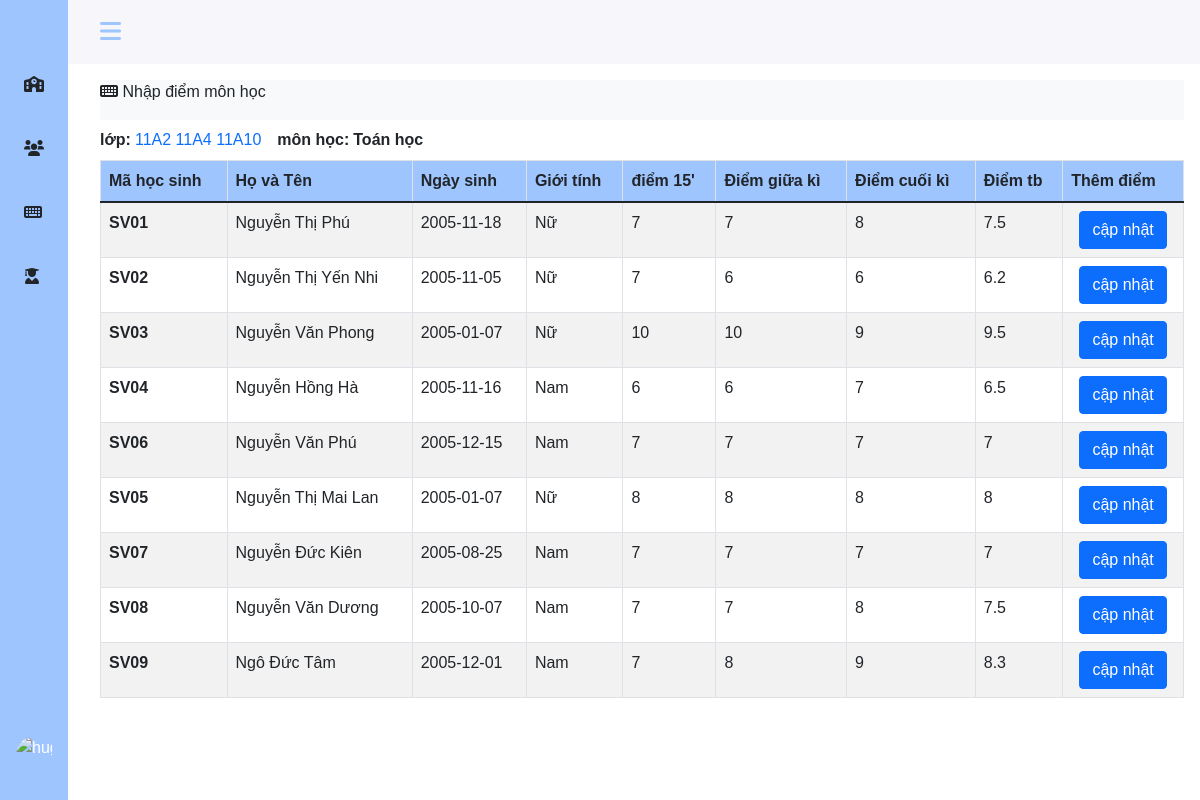
Screenshot of /teacher/mark.php (signed in) with the database file from the repository.
### tables this page shows
CREATE TABLE `teachers` (
  `teach_id` varchar(10) NOT NULL,
  `teach_name` varchar(30) NOT NULL,
  `teach_email` varchar(100) DEFAULT NULL,
  `teach_phone` tinytext NOT NULL,
  `teach_address` varchar(20) NOT NULL,
  `teach_gender` tinyint(1) DEFAULT NULL,
  `teach_birth` date DEFAULT NULL,
  `sb_id` varchar(11) NOT NULL
);

CREATE TABLE `classes` (
  `class_id` varchar(10) NOT NULL,
  `class_name` varchar(50) NOT NULL,
  `teach_id` varchar(10) NOT NULL
);

CREATE TABLE `subjects` (
  `sb_id` varchar(10) NOT NULL,
  `sb_name` varchar(30) NOT NULL
);

CREATE TABLE `students` (
  `st_id` varchar(10) NOT NULL,
  `st_name` varchar(30) NOT NULL,
  `st_birth` date NOT NULL,
  `st_address` varchar(50) NOT NULL,
  `st_gender` tinyint(1) NOT NULL,
  `st_phone` tinytext DEFAULT NULL,
  `st_email` varchar(100) DEFAULT NULL,
  `st_parent` varchar(30) NOT NULL,
  `class_id` varchar(11) NOT NULL
);

CREATE TABLE `marks` (
  `st_id` varchar(10) NOT NULL,
  `sb_id` varchar(10) NOT NULL,
  `ma_mini_test` varchar(5) NOT NULL,
  `ma_hour_test` varchar(5) NOT NULL,
  `ma_final_exam` varchar(5) NOT NULL,
  `ma_avarage` varchar(5) NOT NULL
);

### teacher/mark.php (the view, shortened to what this page needs)
<?php
include './sidebar.php';
include "../config.php";
$id = $client_user['user_id'];
?>
<div class="col py-3 ">
    <div class="d-flex justify-content-between bg-light">
        <p><i class="fas fa-keyboard"></i> Nhập điểm môn học</p>
    </div>
    <div class="d-flex mb-2 mt-2 flex-wrap">
        <label class="control-label fw-bolder">lớp: </label>
        <div class="me-3 ms-1">
                <?php
                $sql3 = "SELECT * FROM teachers t, students st, classes c WHERE t.teach_id = '$id' AND st.class_id = c.class_id GROUP by c.class_id";
                $result3 = mysqli_query($conn, $sql3);
                if (mysqli_num_rows($result3)) {
                    while ($row = mysqli_fetch_assoc($result3)) {
                ?>
                        <a href="request.php?class_id=<?php echo $row['class_id']?>&class_name=<?php echo $row['class_name']?>"><?php echo $row['class_name']?></a>
                <?php
                    }
                }
                ?>
        </div>
        <label class="control-label fw-bolder">môn học: </label>
        <div class="ms-1 fw-bolder">
            <?php
            $sql2 = "SELECT * FROM subjects sb,teachers t WHERE t.teach_id = '$id' AND sb.sb_id = t.sb_id ";
            $result2 = mysqli_query($conn, $sql2);
            if (mysqli_num_rows($result2)) {
                while ($row2 = mysqli_fetch_assoc($result2)) {
                    echo  $row2['sb_name'];
                }
            }
            ?>
        </div>
    </div>
    <div class="col-md-12 portlet" style="width:100% ; overflow: auto; height: auto; ">
        <table class="table table-bordered table-striped">
            <thead>
                <tr style="background-color: #9ec5fe;">
                    <th scope="col">Mã học sinh</th>
                    <th scope="col">Họ và Tên</th>
                    <th scope="col">Ngày sinh</th>
                    <th scope="col">Giới tính</th>
                    <th scope="col">điểm 15'</th>
                    <th scope="col">Điểm giữa kì</th>
                    <th scope="col">Điểm cuối kì</th>
                    <th scope="col">Điểm tb</th>
                    <th scope="col">Thêm điểm</th>
                </tr>
            </thead>
            <tbody id="list">
                <?php
                $sql = "SELECT * FROM students st,subjects s,marks m,teachers t
                        WHERE st.st_id = m.st_id and s.sb_id = m.sb_id and t.teach_id = '$id' and t.sb_id = s.sb_id";
                $result = mysqli_query($conn, $sql);
                if (mysqli_num_rows($result) > 0) {
                    while ($row = mysqli_fetch_assoc($result)) {
                ?>
                        <tr>
                            <th scope="row"><?php echo $row['st_id']; ?> </th>
                            <td><?php echo $row['st_name']; ?></td>
                            <td><?php echo $row['st_birth']; ?></td>
                            <td><?php echo ($row['st_gender'] == 1 ? "Nam" : "Nữ"); ?></td>
                            <td><?php echo $row['ma_mini_test']; ?></td>
                            <td><?php echo $row['ma_hour_test']; ?></td>
                            <td><?php echo $row['ma_final_exam']; ?></td>
                            <td><?php echo $row['ma_avarage']; ?></td>
                            <td class="text-center"><a href="update-mark.php?st_id=<?php echo $row['st_id']?>&sb_id=<?php echo $row['sb_id']?>"><button type="submit" class="btn btn-primary">cập nhật</button></a></td>
                        </tr>
                <?php
                    }
                }
                ?>
            </tbody>
        </table>
    </div>
</div>
<?php
include './footer.php';
?>

### assets/css/style.css (style rules this page uses)
* { padding: 0; margin: 0; box-sizing: border-box; }
:root { --header-height: 3rem; --nav-width: 68px; --first-color: #4723D9; --first-color-light: #AFA5D9; --white-color: #F7F6FB; --body-font: 'Nunito', sans-serif; --normal-font-size: 1rem; --z-fixed: 100 }
body { position: relative; margin: var(--header-height) 0 0 0; padding: 0 1rem; font-family: var(--body-font); font-size: var(--normal-font-size); transition: .5s }
a { text-decoration: none }
@media screen and (min-width: 768px) { body { margin: calc(var(--header-height) + 1rem) 0 0 0; padding-left: calc(var(--nav-width) + 2rem) } }

### rows the page displays
teachers: classes.class_name "11A2", classes.class_name "11A4", classes.class_name "11A10", sb.sb_name "Toán học"
students: marks.st_id "SV01", st_name "Nguyễn Thị Phú", st_birth "2005-11-18", st_gender "Nữ", marks.ma_mini_test "7", marks.ma_hour_test "7", marks.ma_final_exam "8", marks.ma_avarage "7.5"
students: marks.st_id "SV02", st_name "Nguyễn Thị Yến Nhi", st_birth "2005-11-05", st_gender "Nữ", marks.ma_mini_test "7", marks.ma_hour_test "6", marks.ma_final_exam "6", marks.ma_avarage "6.2"
students: marks.st_id "SV03", st_name "Nguyễn Văn Phong", st_birth "2005-01-07", st_gender "Nữ", marks.ma_mini_test "10", marks.ma_hour_test "10", marks.ma_final_exam "9", marks.ma_avarage "9.5"
students: marks.st_id "SV04", st_name "Nguyễn Hồng Hà", st_birth "2005-11-16", st_gender "Nam", marks.ma_mini_test "6", marks.ma_hour_test "6", marks.ma_final_exam "7", marks.ma_avarage "6.5"
students: marks.st_id "SV06", st_name "Nguyễn Văn Phú", st_birth "2005-12-15", st_gender "Nam", marks.ma_mini_test "7", marks.ma_hour_test "7", marks.ma_final_exam "7", marks.ma_avarage "7"
students: marks.st_id "SV05", st_name "Nguyễn Thị Mai Lan", st_birth "2005-01-07", st_gender "Nữ", marks.ma_mini_test "8", marks.ma_hour_test "8", marks.ma_final_exam "8", marks.ma_avarage "8"
students: marks.st_id "SV07", st_name "Nguyễn Đức Kiên", st_birth "2005-08-25", st_gender "Nam", marks.ma_mini_test "7", marks.ma_hour_test "7", marks.ma_final_exam "7", marks.ma_avarage "7"
students: marks.st_id "SV08", st_name "Nguyễn Văn Dương", st_birth "2005-10-07", st_gender "Nam", marks.ma_mini_test "7", marks.ma_hour_test "7", marks.ma_final_exam "8", marks.ma_avarage "7.5"
students: marks.st_id "SV09", st_name "Ngô Đức Tâm", st_birth "2005-12-01", st_gender "Nam", marks.ma_mini_test "7", marks.ma_hour_test "8", marks.ma_final_exam "9", marks.ma_avarage "8.3"
